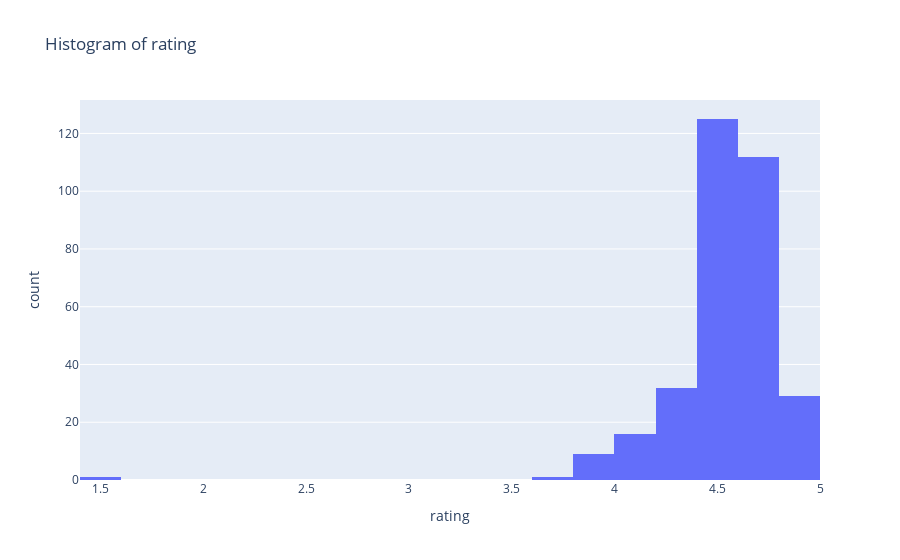

Notebook cell for this chart:
### Code cell
univariate('rating')

### Figure 1 — Plotly figure (JSON) as saved in the notebook; plotly's stock layout.template omitted (floating-point values rounded to 4 significant figures; data arrays with more than 128 entries replaced by an {"elided": "..."} marker saying what was removed)
{"data": [{"alignmentgroup": "True", "bingroup": "x", "hovertemplate": "rating=%{x}<br>count=%{y}<extra></extra>", "legendgroup": "", "marker": {"color": "#636efa", "pattern": {"shape": ""}}, "name": "", "nbinsx": 18, "offsetgroup": "", "orientation": "v", "showlegend": false, "type": "histogram", "x": {"elided": "325 float values"}, "xaxis": "x", "yaxis": "y"}], "layout": {"autosize": true, "barmode": "relative", "legend": {"tracegroupgap": 0}, "title": {"text": "Histogram of rating"}, "xaxis": {"anchor": "y", "autorange": true, "domain": [0, 1], "range": [1.4, 5], "title": {"text": "rating"}, "type": "linear"}, "yaxis": {"anchor": "x", "autorange": true, "domain": [0, 1], "range": [0, 131.6], "title": {"text": "count"}}}}
